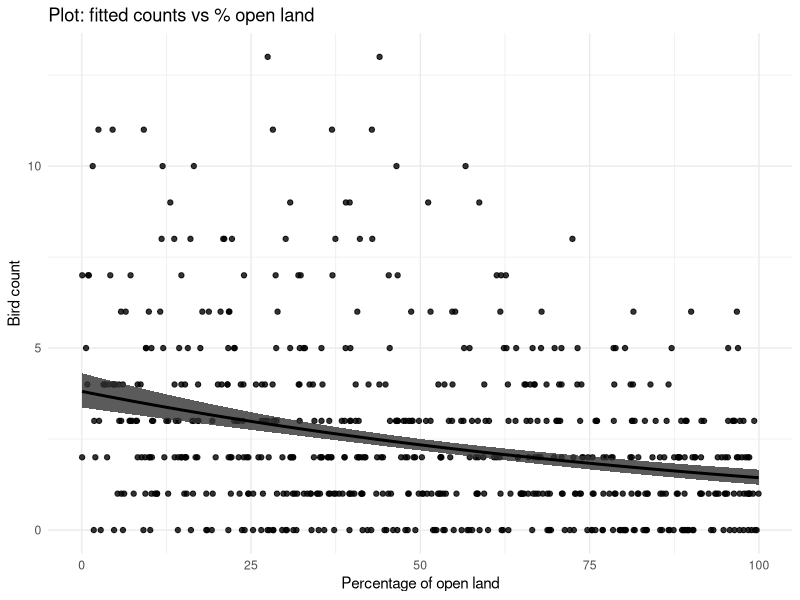
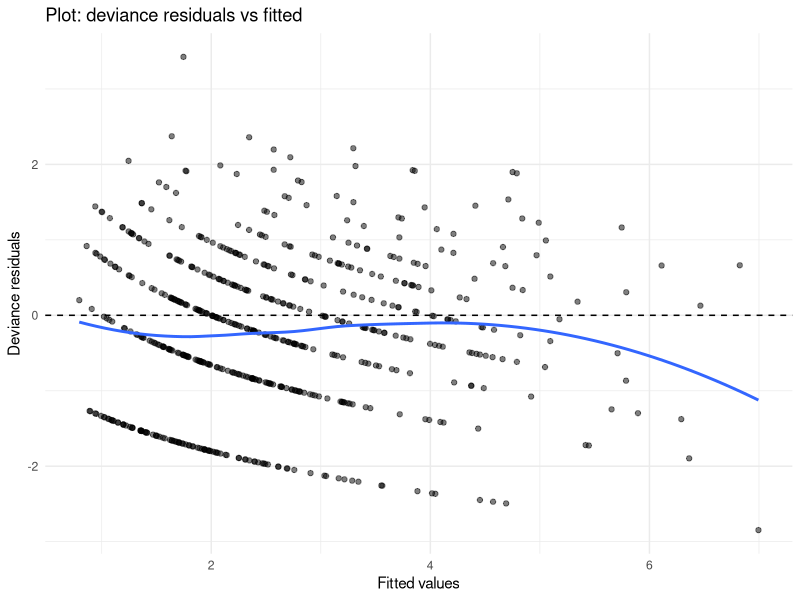
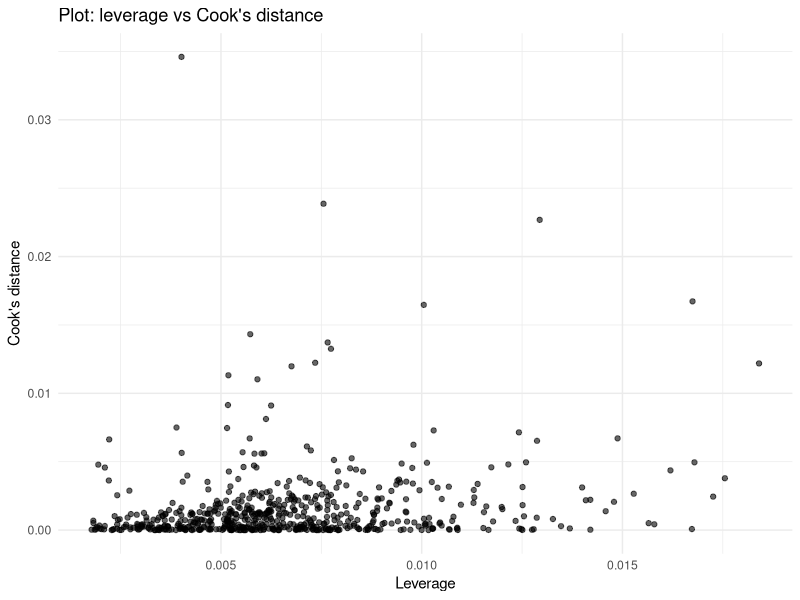

Write R code to recreate these figures, in order.
## ---- chunk 1
knitr::opts_chunk$set(echo = TRUE,error = TRUE)
set.seed(123)
library(tidyverse)
library(MASS)        # glm.nb, stepAIC
## ---- chunk 2
# Simulate predictors
# Step 1: Simulation setup
set.seed(123)  # For reproducible results
n <- 600       # Number of sites - 600

# Step 2: Generate predictor variables
OPEN.L <- runif(n, 0,100)     # Hint: uniform distribution, 0 to 100
D.PARK <- runif(n, 0,5000)    # Hint: uniform distribution, 0 to 5000
L.WAT.C <- runif(n, 0, 5)    # Hint: uniform distribution, 0 to 5

# Step 3: Create the ecological model
eta <- 1.2-0.010*OPEN.L-0.00012*D.PARK+L.WAT.C*0.18        # Linear predictor combining all effects
                  # Beta_OPEN.L = 0.010
                  # Beta_D.PARK = 0.00012
                  # Beta_L.WAT.C = 0.18
mu <- exp(eta)         # Transform eta to expected count scale
theta <- 4      # Overdispersion parameter (4)

# Step 4: Generate observed counts
TOT.N <- rnbinom(n, mu = mu, size = theta)      # Hint: use a random negative binomial distribution

# Step 5: Create final dataset merging TOT.N, OPEN.L, D.PARK, & L.WAT.C
datC <- tibble(TOT.N, OPEN.L, D.PARK, L.WAT.C)
datC
## ---- chunk 3
# Fit Poisson GLM
m_pois <- glm(TOT.N ~ OPEN.L + D.PARK + L.WAT.C, 
              family = poisson(), 
              data = datC)

# Examine the results
summary(m_pois)

# Calculate dispersion parameter
disp_pois <- m_pois$deviance / m_pois$df.residual
print(paste("Dispersion parameter:", round(disp_pois, 2)))

# Fit quasi-Poisson GLM
m_qp <- glm(TOT.N ~ OPEN.L + D.PARK + L.WAT.C, 
            family = quasipoisson(), 
            data = datC)

# Compare results
summary(m_qp)

# Extract coefficients and SEs
pois_coef <- summary(m_pois)$coefficients[, 1:2]
qp_coef <- summary(m_qp)$coefficients[, 1:2]

# Create comparison
comparison <- data.frame(
  Predictor = rownames(pois_coef),
  Poisson_Coef = pois_coef[, 1],
  Poisson_SE = pois_coef[, 2],
  QuasiPois_Coef = qp_coef[, 1],
  QuasiPois_SE = qp_coef[, 2],
  SE_Inflation = qp_coef[, 2] / pois_coef[, 2]
)

print(comparison)
## ---- chunk 4
library(MASS)  # Required for glm.nb()

m_nb <- glm.nb(TOT.N ~ OPEN.L + D.PARK + L.WAT.C,
              data = datC)
summary(m_nb)

# Compare models using AIC
AIC(m_pois, m_nb)
## ---- chunk 5
# Step 1: Perform drop-one Chi-square tests
drop1(m_nb, test = "Chisq")    # Test individual predictor contributions

# Step 2: Apply stepwise AIC model selection  

m_nb_step <- stepAIC(m_nb, trace = TRUE)    # Find most parsimonious model
                                          # trace = FALSE suppresses output

# Step 3: Examine the simplified model
summary(m_nb_step)    # Review final model structure and significance

# Step 4: Calculate rate ratios (multiplicative effects)
exp(coef(m_nb_step))    # Transform coefficients to natural scale
                  # exp() converts log-effects to multiplicative effects
## ---- chunk 6
# Step 1: Create prediction grid for focal variable
gridC <- tibble(
  OPEN.L = seq(min(datC$OPEN.L), max(datC$OPEN.L), length.out = 300),  # Sequence of 300 elements from min to max OPEN.L
  D.PARK = median(datC$D.PARK),                                        # Hold D.PARK at median value
  L.WAT.C = median(datC$L.WAT.C, na.rm = TRUE)                       # Hold L.WAT.C at median value
)

# Step 2: Generate predictions with standard errors
pl <- predict(m_nb_step, newdata = gridC, type = "link", se.fit = TRUE)        # Get link-scale predictions + SEs
                                                                      # type = "link" gives log-scale
                                                                      # se.fit = TRUE includes SEs

# Step 3: Transform to response scale with confidence intervals
gridC <- gridC |>
  mutate(
    mu = exp(pl$fit),                           # Transform fitted values to count scale
    lo = exp(pl$fit - 1.96*pl$se.fit),        # Lower 95% CI boundary
    hi = exp(pl$fit + 1.96*pl$se.fit)         # Upper 95% CI boundary
  )

# Step 4: Create the prediction plot
ggplot(datC, aes(y=TOT.N, x=OPEN.L)) +                                         # Plot original data
  geom_point(alpha = 0.8) +                                          # Add semi-transparent points
  geom_ribbon(data = gridC, aes(x = OPEN.L, ymin = lo, ymax = hi), 
              alpha = 0.8,
              inherit.aes = FALSE) +                    # Add confidence band
  geom_line(data = gridC, aes(x = OPEN.L, y = mu), 
            linewidth = 1, inherit.aes = FALSE) +                  # Add fitted line
  labs(title = "Plot: fitted counts vs % open land",
       x = "Percentage of open land",
       y = "Bird count") +                                                  # Add informative labels
  theme_minimal()
## ---- chunk 7
# Step 1: Extract all diagnostic measures into a tibble
diag_nb <- tibble(
  fitted  = fitted(m_nb_step),                           # Extract fitted values (predicted means)
  devres  = residuals(m_nb_step, type = "deviance"),         # Extract deviance residuals
  pearson = residuals(m_nb_step, type = "pearson"),         # Extract Pearson residuals  
  hat     = hatvalues(m_nb_step),                       # Extract leverage values (diagonal of hat matrix)
  cooks   = cooks.distance(m_nb_step)                   # Extract Cook's distance (influence measure)
)

# Step 2: Create deviance residuals vs fitted values plot
ggplot(diag_nb, aes(fitted, devres)) +                      # Plot fitted vs deviance residuals
  geom_hline(yintercept = 0, linetype = "dashed") +  # Add horizontal reference line at y=0 (dashed)
  geom_point(alpha = 0.5) +                       # Add semi-transparent points (0.5)
  geom_smooth(se = FALSE) +                         # Add smooth trend line without confidence bands
  labs(title = "Plot: deviance residuals vs fitted", 
       x = "Fitted values", 
       y = "Deviance residuals") +                               # Add descriptive labels
  theme_minimal()

# Step 3: Create leverage vs Cook's distance plot
ggplot(diag_nb, aes(hat, cooks)) +                      # Plot leverage vs Cook's distance
  geom_point(alpha = 0.6) +                       # Add semi-transparent points (0.6)
  labs(title = "Plot: leverage vs Cook's distance", 
       x = "Leverage", 
       y = "Cook's distance") +                               # Add descriptive labels
  theme_minimal()
